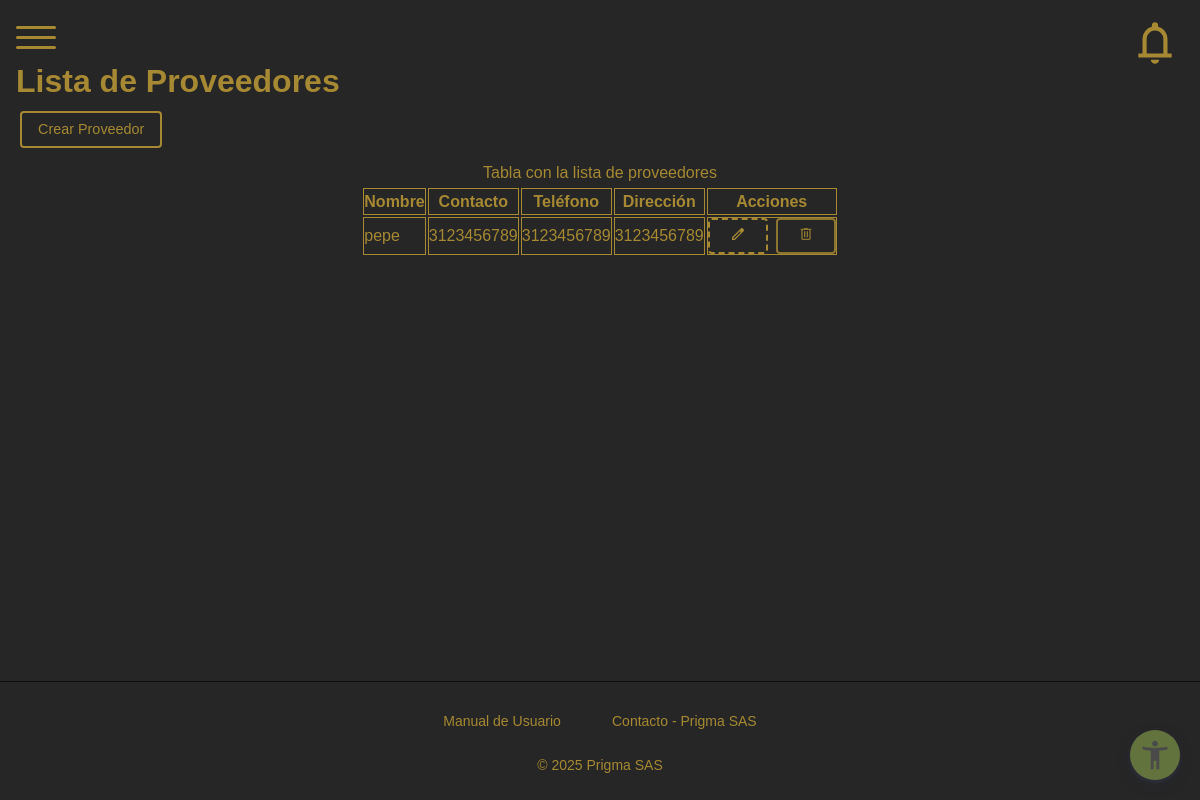
Screenshot of /adminD/proveedores/ (signed in) with the database file from the repository.
### products/models.py (models this page shows, shortened)
class Proveedor(models.Model):
    id_proveedor = models.AutoField(primary_key=True)
    nombre = models.CharField(max_length=50)
    contacto = models.CharField(max_length=50)
    telefono = models.BigIntegerField(null=True, blank=True)
    direccion = models.TextField()
    class Meta:
        db_table = 'proveedor'
        verbose_name = 'Proveedor'
        verbose_name_plural = 'Proveedores'

### products/views.py (the view)
# urls.py: path('adminD/proveedores/', views.ProveedoresAdminView.as_view(), name='proveedores_admin'),
@method_decorator(permission_required('providers', 'ver'), name='dispatch')
@method_decorator(never_cache, name='dispatch')
class ProveedoresAdminView(TemplateView):
    template_name = "admin/proveedores/proveedores.html"
    def get_context_data(self, **kwargs):
        context = super().get_context_data(**kwargs)
        context["proveedores"] = Proveedor.objects.all().order_by('-id_proveedor')
        return context

### roles/templatetags/roles_tags.py (called while the page is built)
@register.filter
def has_perm(user, perm_str):
    if not user.is_authenticated:
        return False
    if not hasattr(user, 'userprofile') or not user.userprofile.rol:
        return False
    try:
        modulo, accion = perm_str.split(',')
        modulo_obj = Module.objects.get(nombre=modulo)
        accion_obj = Action.objects.get(nombre=accion)
        return RolePermission.objects.filter(
            rol=user.userprofile.rol,
            modulo=modulo_obj,
            accion=accion_obj
        ).exists()
    except Exception:
        return False

### products/templates/admin/proveedores/proveedores.html (shortened to what this page needs)
{% extends 'base_admin.html' %}
{% load static %}
{% load roles_tags %}
{% block extra_css%}
  <link rel="stylesheet" href="{% static 'css/main/admin/tables.css' %}">
{% endblock %}
{% block content %}
    <div class="container">
        <h1 class="my-4">Lista de Proveedores</h1>
        {% if request.user|has_perm:"providers,crear" %}
            <a href="{% url 'products:proveedores_create_admin' %}" class="btn btn-success mb-3">Crear Proveedor</a>
        {% endif %}
        <div class="table-contenedor">
            <div class="table-responsive">
                <table id="tabla-proveedores" class="table table-striped">
                    <caption class="sr-only visually-hidden">Tabla con la lista de proveedores</caption>
                    <thead>
                        <tr>
                            <th scope="col" class="col-1">Nombre</th>
                            <th scope="col" class="col-2">Contacto</th>
                            <th scope="col" class="col-3">Teléfono</th>
                            <th scope="col" class="col-4">Dirección</th>
                            <th scope="col">Acciones</th>
                        </tr>
                    </thead>
                    <tbody>
                        {% for proveedor in proveedores %}
                        <tr>
                            <td class="col-1">{{ proveedor.nombre }}</td>
                            <td class="col-2">{{ proveedor.contacto }}</td>
                            <td class="col-3">{{ proveedor.telefono }}</td>
                            <td class="col-4">{{ proveedor.direccion }}</td>
                            <td class="actions-cell">
                                <div class="btn-group" role="group">
                                {% if request.user|has_perm:"providers,editar" %}
                                    <a href="{% url 'products:proveedores_edit_admin' proveedor.id_proveedor %}"
                                       class="btn btn-sm btn-warning"
                                       title="Editar {{ proveedor.nombre }}"
                                       aria-label="Editar proveedor {{ proveedor.nombre }}">
                                        <img src="{% static 'img/icons/edit.svg' %}" alt="Editar" style="width:16px; height:16px;">
                                    </a>
                                {% endif %}
                                {% if request.user|has_perm:"providers,eliminar" %}
                                    <a href="{% url 'products:proveedores_delete_admin' proveedor.id_proveedor %}"
                                       class="btn btn-sm btn-danger"
                                       title="Eliminar {{ proveedor.nombre }}"
                                       aria-label="Eliminar proveedor {{ proveedor.nombre }}">
                                        <img src="{% static 'img/icons/delete.svg' %}" alt="Eliminar" style="width:16px; height:16px;">
                                    </a>
                                {% endif %}
                                </div>
                            </td>
                        </tr>
                        {% empty %}
                        <tr>
                            <td colspan="5" class="text-center text-muted">No hay proveedores registrados.</td>
                        </tr>
                        {% endfor %}
                    </tbody>
                </table>
            </div>
        </div>
    </div>
{% endblock %}

### static/css/main/admin/dashboard.css (style rules this page uses)
body { display: flex; flex-direction: column; margin: 0; font-family: sans-serif; height: 100vh; }
.container { max-width: 100%; }
.table { width: 100%; }
.table th, .table td { border: 1px solid var(--color-secondary) !important; }
.table-contenedor { display: flex; justify-content: center; }

### static/js/DataTables/datatables.css (style rules this page uses)
:root { --dt-row-selected: 13, 110, 253; --dt-row-selected-text: 255, 255, 255; --dt-row-selected-link: 9, 10, 11; --dt-row-stripe: 0, 0, 0; --dt-row-hover: 0, 0, 0; --dt-column-ordering: 0, 0, 0; --dt-header-align-items: center; --dt-html-background: white; }
:root { --dt-row-hover-alpha: 0.035; --dt-row-stripe-alpha: 0.023; --dt-column-ordering-alpha: 0.019; --dt-row-selected-stripe-alpha: 0.923; --dt-row-selected-column-ordering-alpha: 0.919; }

### static/css/main/admin/tables.css (style rules this page uses)
#tabla-productos, #tabla-proveedores, #tabla-categorias, #expenses-table, #tabla-facturas { margin: 0 auto !important; }

### static/css/_variables/_colors.css (style rules this page uses)
:root { --color-primary: #7d9250; --color-secondary: #4a4a4a; --color-dark: #a6502a; --color-light: #e5e5e5; --color-accent: #ffffff; --color-gray: #b1b1b1; --color-shadow: #c3d1a3; }
[data-theme="dark"] { --color-primary: #62733d; --color-secondary: #a68932; --color-dark: #bf452a; --color-light: #262626; --color-accent: #0d0d0d; --color-gray: #a68932; --color-shadow: #62733d; }

### static/css/_components/_buttons.css (style rules this page uses)
.btn { display: inline-block; padding: 0.5rem 1rem; margin: 0.25rem; max-width: 200px; min-width: 80px; border: 2px solid var(--color-secondary); border-radius: 4px; background-color: transparent; color: var(--color-secondary); text-decoration: none; text-align: center; font-weight: 500; font-size: 0.9rem; line-height: 1.2; cursor: pointer; transition: all 0.3s ease; box-sizing: border-box; white-space: nowrap; overflow: hidden; text-overflow: ellipsis; }
.btn-sm { padding: 0.375rem 0.75rem; font-size: 0.8rem; min-width: 60px; max-width: 150px; }
.btn-success { border-color: var(--color-secondary); color: var(--color-secondary); }
.btn-danger { border-color: var(--color-secondary); color: var(--color-secondary); opacity: 0.8; }
.btn-warning { border-color: var(--color-secondary); color: var(--color-secondary); border-style: dashed; }
.btn-group { display: flex; flex-wrap: wrap; gap: 0.5rem; align-items: center; }
.btn-group .btn { margin: 0; }

### rows the page displays
Proveedor: nombre "pepe", contacto "3123456789", telefono "3123456789", direccion "3123456789"
